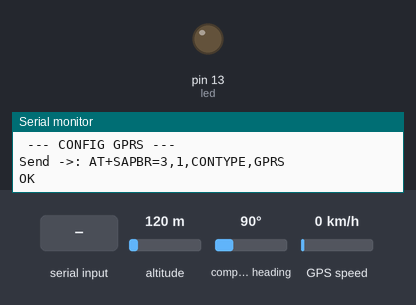
Simulated run of this sketch. Board: Arduino Uno, built with avr-gcc and run on an emulated ATmega328P. Shown: output pins drawn as LEDs (lit = HIGH), the last lines printed to the serial monitor. Inputs (shaded band) come from the test bench; at power-on: altitude 120 m, compass heading 90°, GPS speed 0 km/h. The GPS gets a fix after 3 s at 37.7749, -122.4194 with 8 satellites; the modem accepts every AT command (registered, SIM ready, sends succeed) and sends nothing else.

Above: at 10.7 s.
10.8 s: "1" received over the second serial link
At 57.6 s:
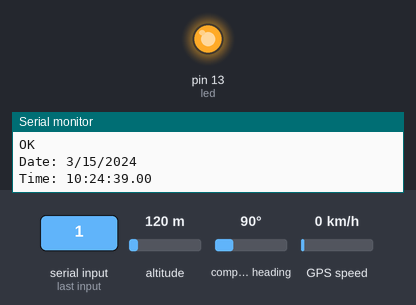
Timing chart, 0 to 58.5 s (numbered marks = the images above; inputs shaded):
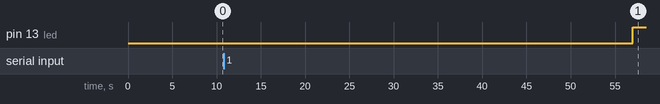

The sketch:

sim800GPS_http.ino
```cpp
#include <TinyGPS++.h>
#include <SoftwareSerial.h>
#include <AltSoftSerial.h>

//String apn = "redir.tri.co.id";             //APN
String apn = "3gprs";                   //APN
//String apn_u = "";                     //APN-Username
//String apn_p = "";                     //APN-Password
//String url = "http://webhook.site/70ed8292-2bde-40d6-be3a-e372bd526618";  //URL of Server
String url = "http://idrusproject.com/sim800gps_idrusproject/history/updatehistory";

TinyGPSPlus gps;
SoftwareSerial simSerial(2, 3); // 2 = RX, 9 = TX
AltSoftSerial gpsSerial(8, 9); // 8 = RX, 9 = TX

#define led 13

void setup()
{
  Serial.begin(115200);
  Serial.println("SIM800 GPS NEO 6M HTTP Requests Setup");
  simSerial.begin(9600);
  gpsSerial.begin(9600);
  pinMode(led, OUTPUT);
  delay(1500);
  while (simSerial.available()) {
    Serial.write(simSerial.read());
  }
  delay(2000);
  gsmConfigGprs();
  digitalWrite(led, 0);
}

void loop() {
  // This sketch displays information every time a new sentence is correctly encoded.
  while (gpsSerial.available() > 0)
    if (gps.encode(gpsSerial.read()))
      gpsInfo();

  // If 5000 milliseconds pass and there are no characters coming in
  // over the software serial port, show a "No GPS detected" error
  if (millis() > 5000 && gps.charsProcessed() < 10)
  {
    Serial.println("No GPS detected");
    while (true);
  }
  delay(10000);
}

void gsmHttpPost(float latitude, float longitude, float altitude) {
  Serial.println("----------- HTTP POST -----------");
  //  String postData = "lat=" + String(latitude, 6) + "&lng=" + String(longitude, 6);

  // x-www-form-urlencoded
  String postData = "Latitude=" + String(latitude, 6);
  postData += "&Longitude=" + String(longitude, 6);
  postData += "&Altitude=" + String(altitude);

  //  JSON
  //  String postData = "{";
  //  postData += "\"Latitude\":" + String(latitude, 6);
  //  postData += ",\"Longitude\":" + String(longitude, 6);
  //  postData += ",\"Altitude\":" + String(altitude);
  //  postData += "}";

  gsmConfigGprs();
  int dataSize = postData.length();
  Serial.print("Data size: ");
  Serial.println(dataSize);
  Serial.println(" --- Start GPRS & HTTP --- ");
  Serial.println("1/12");
  gsmATCommand("AT+SAPBR=1,1");
  Serial.println("2/12");
  gsmATCommand("AT+SAPBR=2,1");
  Serial.println("3/12");
  gsmATCommand("AT+HTTPINIT");
  Serial.println("4/12");
  gsmATCommand("AT+HTTPPARA=CID,1");
  Serial.println("5/12");
  gsmATCommand("AT+HTTPPARA=URL," + url);
  Serial.println("6/12");
  gsmATCommand("AT+HTTPPARA=Content-Type,application/x-www-form-urlencoded");
  //  gsmATCommand("AT+HTTPPARA=Content-Type,application/json");
  Serial.println("7/12");
  gsmATCommand("AT+HTTPDATA=" + String(dataSize) + ",5000");
  Serial.println("8/12");
  gsmATCommand(postData);
  Serial.println("9/12");
  gsmATCommand("AT+HTTPACTION=1");
  delay(5000);
  Serial.println("10/12");
  gsmATCommand("AT+HTTPREAD");
  Serial.println("11/12");
  gsmATCommand("AT+HTTPTERM");
  Serial.println("12/12");
  gsmATCommand("AT+SAPBR=0,1");
}

void gsmConfigGprs() {
  Serial.println(" --- CONFIG GPRS --- ");
  //  gsmATCommand("AT+SAPBR=3,1,Contype,GPRS");
  gsmATCommand("AT+SAPBR=3,1,CONTYPE,GPRS");
  gsmATCommand("AT+SAPBR=3,1,APN," + apn);
  //  if (apn_u != "") {
  //    gsmATCommand("AT+SAPBR=3,1,USER," + apn_u);
  //  }
  //  if (apn_p != "") {
  //    gsmATCommand("AT+SAPBR=3,1,PWD," + apn_p);
  //  }
}

void gsmATCommand(String command) {
  Serial.println("Send ->: " + command);
  simSerial.println(command);
  long wtimer = millis();
  while (wtimer + 3000 > millis()) {
    while (simSerial.available()) {
      Serial.write(simSerial.read());
    }
  }
  Serial.println();
}
```

getLocation.ino
```cpp
void gpsInfo()
{
  if (gps.location.isValid())
  {
    float latitude = gps.location.lat();
    float longitude = gps.location.lng();
    float altitude = gps.altitude.meters();

    // Print latitude and longitude to Serial Monitor
    Serial.print("Latitude: ");
    Serial.println(latitude, 6);
    Serial.print("Longitude: ");
    Serial.println(longitude, 6);
    Serial.print("Altitude: ");
    Serial.println(altitude);

    // Create Google Maps URL format
    String googleMapsURL = "https://www.google.com/maps/search/?api=1&query=";
    googleMapsURL += String(gps.location.lat(), 6);
    googleMapsURL += ",";
    googleMapsURL += String(gps.location.lng(), 6);

    Serial.print("Google Maps URL: ");
    Serial.println(googleMapsURL);

    gsmHttpPost(latitude, longitude, altitude);
    digitalWrite(led, 1);
  }
  else
  {
    Serial.println("Location: Not Available");
    digitalWrite(led, 1);
    delay(200);
    digitalWrite(led, 0);
    delay(200);
    digitalWrite(led, 1);
    delay(200);
    digitalWrite(led, 0);
    delay(200);
  }

  Serial.print("Date: ");
  if (gps.date.isValid())
  {
    Serial.print(gps.date.month());
    Serial.print("/");
    Serial.print(gps.date.day());
    Serial.print("/");
    Serial.println(gps.date.year());
    digitalWrite(led, 1);
  }
  else
  {
    Serial.println("Not Available");
    digitalWrite(led, 1);
    delay(200);
    digitalWrite(led, 0);
    delay(200);
    digitalWrite(led, 1);
    delay(200);
    digitalWrite(led, 0);
    delay(200);
  }

  Serial.print("Time: ");
  if (gps.time.isValid())
  {
    if (gps.time.hour() < 10) Serial.print(F("0"));
    Serial.print(gps.time.hour());
    Serial.print(":");
    if (gps.time.minute() < 10) Serial.print(F("0"));
    Serial.print(gps.time.minute());
    Serial.print(":");
    if (gps.time.second() < 10) Serial.print(F("0"));
    Serial.print(gps.time.second());
    Serial.print(".");
    if (gps.time.centisecond() < 10) Serial.print(F("0"));
    Serial.println(gps.time.centisecond());
    digitalWrite(led, 1);
  }
  else
  {
    Serial.println("Not Available");
    digitalWrite(led, 1);
    delay(200);
    digitalWrite(led, 0);
    delay(200);
    digitalWrite(led, 1);
    delay(200);
    digitalWrite(led, 0);
    delay(200);
  }

  Serial.println();
  Serial.println();
  delay(1000);
}
```
